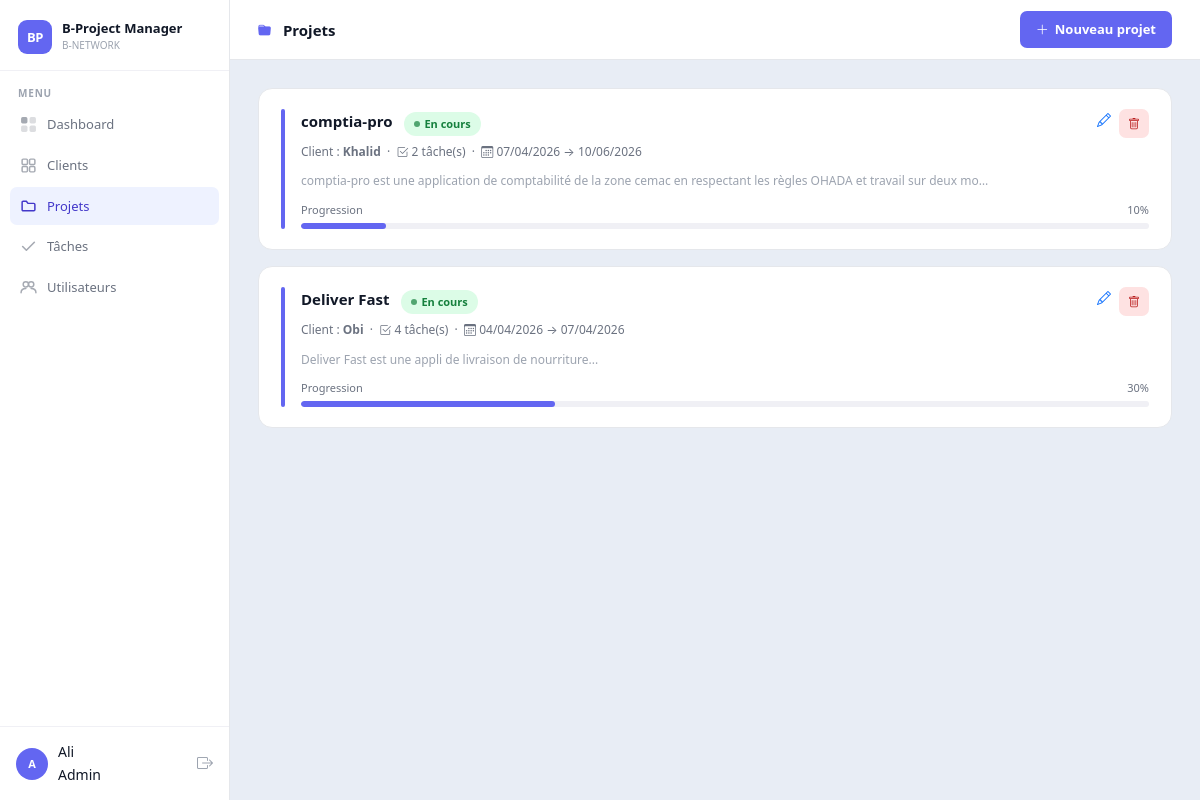
The page /bproject/views/projects/index.php (signed in) on the database its author committed.
### tables this page shows
CREATE TABLE `projects` (
  `id` int(11) NOT NULL,
  `title` varchar(150) NOT NULL,
  `description` text DEFAULT NULL,
  `client_id` int(11) DEFAULT NULL,
  `start_date` date DEFAULT NULL,
  `end_date` date DEFAULT NULL,
  `status` varchar(50) DEFAULT NULL,
  `progress` int(3) NOT NULL DEFAULT 0,
  `created_at` timestamp NOT NULL DEFAULT current_timestamp()
);

CREATE TABLE `clients` (
  `id` int(11) NOT NULL,
  `name` varchar(100) NOT NULL,
  `email` varchar(100) DEFAULT NULL,
  `phone` varchar(20) DEFAULT NULL,
  `company` varchar(100) DEFAULT NULL,
  `created_at` timestamp NOT NULL DEFAULT current_timestamp()
);

### bproject/views/projects/index.php (the view, shortened to what this page needs)
<?php
include "../layout/header.php";
include "../layout/sidebar.php";
require_once "../../config/database.php";
$result = mysqli_query($conn,
    "SELECT p.*, c.name AS client_name,
            COUNT(t.id) AS task_count
     FROM projects p
     LEFT JOIN clients c ON p.client_id = c.id
     LEFT JOIN tasks t   ON t.project_id = p.id
     GROUP BY p.id
     ORDER BY p.created_at DESC"
);
?>
<div class="bp-topbar">
  <span class="bp-page-title">
    <i class="bi bi-folder-fill me-2" style="color:var(--accent);font-size:13px;"></i>
    Projets
  </span>
  <?php if (in_array($role_id, [1, 2])): ?>
  <a href="create.php" class="btn-bp-primary">
    <i class="bi bi-plus-lg"></i> Nouveau projet
  </a>
  <?php endif; ?>
</div>
<div class="bp-content">
  <?php if (mysqli_num_rows($result) === 0): ?>
    <div class="bp-card" style="text-align:center;padding:48px 24px;">
      <div style="font-size:36px;margin-bottom:12px;">📂</div>
      <div style="font-size:14px;color:var(--text-2);margin-bottom:18px;">
        Aucun projet pour l'instant.
      </div>
      <?php if (in_array($role_id, [1, 2])): ?>
        <a href="create.php" class="btn-bp-primary">Créer le premier projet</a>
      <?php endif; ?>
    </div>
  <?php else: ?>
    <?php while ($proj = mysqli_fetch_assoc($result)):
      $progress  = $proj['progress'] ?? 0;
      $bar_color = match($proj['status']) {
        'Terminé'    => 'fill-green',
        'En attente' => 'fill-amber',
        default      => ''
      };
      $badge = match($proj['status']) {
        'En cours'   => 'badge-active',
        'Terminé'    => 'badge-done',
        'En attente' => 'badge-pending',
        default      => 'badge-paused'
      };
      $stripe_color = match($proj['status']) {
        'En cours'   => '#6366f1',
        'Terminé'    => '#16a34a',
        'En attente' => '#f59e0b',
        default      => '#94a3b8'
      };
    ?>
    <div class="bp-card mb-3">
      <div class="d-flex gap-3">
        <div style="width:4px;border-radius:4px;background:<?php echo $stripe_color; ?>;
                    flex-shrink:0;align-self:stretch;"></div>
        <div style="flex:1;">
          <div class="d-flex align-items-start justify-content-between mb-1">
            <div>
              <span style="font-size:15px;font-weight:700;color:var(--text-1);">
                <?php echo htmlspecialchars($proj['title']); ?>
              </span>
              <span class="bp-badge <?php echo $badge; ?> ms-2">
                <?php echo htmlspecialchars($proj['status']); ?>
              </span>
            </div>
            <?php if (in_array($role_id, [1, 2])): ?>
            <div class="d-flex gap-2">
              <a href="edit.php?id=<?php echo $proj['id']; ?>"
                 class="btn-bp-icon" title="Modifier">
                <i class="bi bi-pencil"></i>
              </a>
              <form method="POST" action="delete.php" style="margin:0;">
                <button type="submit"
                        class="btn-bp-danger"
                        style="padding:5px 9px;"
                        onclick="return confirm('Supprimer <?php echo htmlspecialchars(addslashes($proj['title'])); ?> et toutes ses tâches ?')"
                        title="Supprimer">
                  <i class="bi bi-trash"></i>
                </button>
              </form>
            </div>
            <?php endif; ?>
          </div>
          <div style="font-size:12px;color:var(--text-2);margin-bottom:10px;">
            Client : <strong><?php echo htmlspecialchars($proj['client_name'] ?? '—'); ?></strong>
            &nbsp;·&nbsp;
            <i class="bi bi-check2-square"></i>
            <?php echo $proj['task_count']; ?> tâche(s)
            &nbsp;·&nbsp;
            <i class="bi bi-calendar3"></i>
            <?php echo $proj['start_date'] ? date('d/m/Y', strtotime($proj['start_date'])) : '—'; ?>
            →
            <?php echo $proj['end_date'] ? date('d/m/Y', strtotime($proj['end_date'])) : '—'; ?>
          </div>
          <?php if (!empty($proj['description'])): ?>
          <div style="font-size:12px;color:var(--text-3);margin-bottom:10px;">
            <?php echo htmlspecialchars(substr($proj['description'], 0, 120))
                     . (strlen($proj['description']) > 120 ? '…' : ''); ?>
          </div>
          <?php endif; ?>
          <div class="bp-progress-wrap">
            <div class="bp-progress-label">
              <span>Progression</span>
              <span><?php echo $progress; ?>%</span>
            </div>
            <div class="bp-progress-bar">
              <div class="bp-progress-fill <?php echo $bar_color; ?>"
                   style="width:<?php echo $progress; ?>%;"></div>
            </div>
          </div>
        </div>
      </div>
    </div>
    <?php endwhile; ?>
  <?php endif; ?>
</div>
<?php include "../layout/footer.php"; ?>

### bproject/assets/css/bproject.css (style rules this page uses)
:root { --accent: #6366f1; --accent-hover: #4f46e5; --accent-light: #eef2ff; --accent-text: #4338ca; --sidebar-w: 230px; --topbar-h: 60px; --bg-page: #e8edf5; --bg-card: #ffffff; --border: #e5e7eb; --border-light: #f0f0f5; --text-1: #111827; --text-2: #6b7280; --text-3: #9ca3af; --radius-lg: 14px; --radius-md: 10px; --radius-sm: 7px; --shadow-sm: 0 1px 4px rgba(0,0,0,0.07); --shadow: 0 4px 20px rgba(0,0,0,0.08); }
*, *::before, *::after { box-sizing: border-box; }
body { font-family: 'Segoe UI', system-ui, -apple-system, sans-serif; background: var(--bg-page); color: var(--text-1); margin: 0; font-size: 14px; line-height: 1.6; }
.bp-topbar { height: var(--topbar-h); background: var(--bg-card); border-bottom: 1px solid var(--border); display: flex; align-items: center; padding: 0 28px; gap: 14px; position: sticky; top: 0; z-index: 50; }
.bp-page-title { font-size: 15px; font-weight: 700; color: var(--text-1); flex: 1; }
.bp-content { padding: 28px; flex: 1; }
.btn-bp-primary { background: var(--accent); color: #fff; border: none; padding: 8px 16px; border-radius: var(--radius-sm); font-size: 13px; font-weight: 600; cursor: pointer; display: inline-flex; align-items: center; gap: 6px; transition: background 0.15s, transform 0.1s; text-decoration: none; }
.btn-bp-danger { background: #fee2e2; color: #b91c1c; border: none; padding: 6px 12px; border-radius: var(--radius-sm); font-size: 12px; font-weight: 600; cursor: pointer; text-decoration: none; display: inline-flex; align-items: center; gap: 5px; }
.bp-card { background: var(--bg-card); border: 1px solid var(--border); border-radius: var(--radius-lg); padding: 20px 22px; }
.bp-badge { display: inline-flex; align-items: center; gap: 4px; font-size: 11px; font-weight: 600; padding: 3px 10px; border-radius: 20px; white-space: nowrap; }
.bp-badge::before { content: ''; width: 6px; height: 6px; border-radius: 50%; background: currentColor; opacity: 0.7; }
.badge-active { background: #dcfce7; color: #15803d; }
.bp-progress-wrap { margin-top: 6px; }
.bp-progress-label { display: flex; justify-content: space-between; font-size: 11px; color: var(--text-2); margin-bottom: 5px; }
.bp-progress-bar { height: 6px; background: var(--border-light); border-radius: 10px; overflow: hidden; }
.bp-progress-fill { height: 100%; border-radius: 10px; background: var(--accent); transition: width 0.4s ease; }
.gap-2 { gap: 8px; }

### rows shown on the page
projects: title "comptia-pro", status "En cours", client.name "Khalid", task_count "2", start_date "07/04/2026", end_date "10/06/2026", description "comptia-pro est une application de comptabilité de la zone cemac en respectant les règles OHADA et travail sur deux mo", progress "10"
projects: title "Deliver Fast", status "En cours", client.name "Obi", task_count "4", start_date "04/04/2026", end_date "07/04/2026", description "Deliver Fast est une appli de livraison de nourriture...", progress "30"

### other values the page prints
$initials "A"
$user_name "Ali"
$role_label "Admin"
